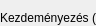
   <widget class="QWidget" name="character_sheet_toolBoxPage2">
    <property name="geometry">
     <rect>
      <x>0</x>
      <y>0</y>
      <width>96</width>
      <height>26</height>
     </rect>
    </property>
    <attribute name="label">
     <string>Kezdeményező, Támadó, Védő, Mentődobások és Képességek</string>
    </attribute>
    <widget class="QGroupBox" name="abilities_groupBox">
     <property name="geometry">
      <rect>
       <x>0</x>
       <y>270</y>
       <width>291</width>
       <height>221</height>
      </rect>
     </property>
     <property name="title">
      <string>Képességek</string>
     </property>
     <widget class="QListWidget" name="abilites_listWidget">
      <property name="geometry">
       <rect>
        <x>10</x>
        <y>20</y>
        <width>271</width>
        <height>171</height>
       </rect>
      </property>
      <property name="editTriggers">
       <set>QAbstractItemView::EditTrigger::NoEditTriggers</set>
      </property>
     </widget>
     <widget class="QPushButton" name="add_ability_pushButton">
      <property name="geometry">
       <rect>
        <x>10</x>
        <y>190</y>
        <width>151</width>
        <height>26</height>
       </rect>
      </property>
      <property name="text">
       <string>Képesség hozzáadása</string>
      </property>
      <property name="icon">
       <iconset theme="QIcon::ThemeIcon::ListAdd"/>
      </property>
     </widget>
     <widget class="QPushButton" name="remove_ability_pushButton">
      <property name="geometry">
       <rect>
        <x>160</x>
        <y>190</y>
        <width>121</width>
        <height>26</height>
       </rect>
      </property>
      <property name="text">
       <string>Képesség törlése</string>
      </property>
      <property name="icon">
       <iconset theme="QIcon::ThemeIcon::ListRemove"/>
      </property>
     </widget>
    </widget>
    <widget class="QGroupBox" name="initiative_groupBox">
     <property name="geometry">
      <rect>
       <x>0</x>
       <y>10</y>
       <width>291</width>
       <height>51</height>
      </rect>
     </property>
     <property name="title">
      <string>Kezdeményezés (KÉ)</string>
     </property>
     <widget class="QWidget" name="layoutWidget_4">
      <property name="geometry">
       <rect>
        <x>10</x>
        <y>20</y>
        <width>275</width>
        <height>26</height>
       </rect>
      </property>
      <layout class="QHBoxLayout" name="horizontalLayout_12">
       <item>
        <widget class="QLabel" name="initiative_base_label">
         <property name="text">
          <string>Alap</string>
         </property>
        </widget>
       </item>
       <item>
        <widget class="QSpinBox" name="initiative_base_spinBox">
         <property name="readOnly">
          <bool>true</bool>
         </property>
         <property name="buttonSymbols">
          <enum>QAbstractSpinBox::ButtonSymbols::NoButtons</enum>
         </property>
         <property name="minimum">
          <number>-10</number>
         </property>
        </widget>
       </item>
       <item>
        <widget class="QLabel" name="initiative_other_label">
         <property name="text">
          <string>Egyéb</string>
         </property>
        </widget>
       </item>
       <item>
        <widget class="QSpinBox" name="initiative_other_spinBox">
         <property name="buttonSymbols">
          <enum>QAbstractSpinBox::ButtonSymbols::UpDownArrows</enum>
         </property>
         <property name="minimum">
          <number>-10</number>
         </property>
        </widget>
       </item>
       <item>
        <widget class="QLabel" name="initiative_all_label">
         <property name="text">
          <string>Összes</string>
         </property>
        </widget>
       </item>
       <item>
        <widget class="QSpinBox" name="initiative_all_spinBox">
         <property name="readOnly">
          <bool>true</bool>
         </property>
         <property name="buttonSymbols">
          <enum>QAbstractSpinBox::ButtonSymbols::NoButtons</enum>
         </property>
         <property name="minimum">
          <number>-10</number>
         </property>
        </widget>
       </item>
      </layout>
     </widget>
    </widget>
    <widget class="QGroupBox" name="defense_groupBox">
     <property name="geometry">
      <rect>
       <x>0</x>
       <y>60</y>
       <width>291</width>
       <height>91</height>
      </rect>
     </property>
     <property name="title">
      <string>Védekezés (VÉ)</string>
     </property>
     <widget class="QWidget" name="layoutWidget_5">
      <property name="geometry">
       <rect>
        <x>9</x>
        <y>20</y>
        <width>290</width>
        <height>60</height>
       </rect>
      </property>
      <layout class="QVBoxLayout" name="verticalLayout_5">
       <item>
        <layout class="QHBoxLayout" name="horizontalLayout_14">
         <item>
          <widget class="QLabel" name="defense_base_label">
           <property name="text">
            <string>Alap</string>
           </property>
          </widget>
         </item>
         <item>
          <widget class="QSpinBox" name="defense_base_spinBox">
           <property name="readOnly">
            <bool>true</bool>
           </property>
           <property name="buttonSymbols">
            <enum>QAbstractSpinBox::ButtonSymbols::NoButtons</enum>
           </property>
           <property name="minimum">
            <number>-10</number>
           </property>
          </widget>
         </item>
         <item>
          <widget class="QLabel" name="defense_shield_label">
           <property name="text">
            <string>Pajzs</string>
           </property>
          </widget>
         </item>
         <item>
          <widget class="QSpinBox" name="defense_shield_spinBox"/>
         </item>
         <item>
          <widget class="QLabel" name="defense_other_label">
           <property name="text">
            <string>Egyéb</string>
           </property>
          </widget>
         </item>
         <item>
          <widget class="QSpinBox" name="defense_other_spinBox"/>
         </item>
        </layout>
       </item>
       <item>
        <layout class="QHBoxLayout" name="horizontalLayout_15">
         <item>
          <widget class="QLabel" name="defense_all_label">
           <property name="text">
            <string>Összes</string>
           </property>
          </widget>
         </item>
         <item>
          <widget class="QSpinBox" name="defense_all_spinBox">
           <property name="readOnly">
            <bool>true</bool>
           </property>
           <property name="buttonSymbols">
            <enum>QAbstractSpinBox::ButtonSymbols::NoButtons</enum>
           </property>
          </widget>
         </item>
        </layout>
       </item>
      </layout>
     </widget>
    </widget>
    <widget class="QGroupBox" name="armor_shield_groupBox">
     <property name="geometry">
      <rect>
       <x>0</x>
       <y>150</y>
       <width>291</width>
       <height>121</height>
      </rect>
     </property>
     <property name="title">
      <string>Páncél és Pajzs</string>
     </property>
     <widget class="QWidget" name="layoutWidget_6">
      <property name="geometry">
       <rect>
        <x>10</x>
        <y>20</y>
        <width>271</width>
        <height>92</height>
       </rect>
      </property>
      <layout class="QVBoxLayout" name="verticalLayout_6">
       <item>
        <layout class="QHBoxLayout" name="horizontalLayout_16">
         <item>
          <widget class="QLabel" name="armor_label">
           <property name="text">
            <string>Páncél</string>
           </property>
          </widget>
         </item>
         <item>
          <widget class="QLineEdit" name="armor_lineEdit"/>
         </item>
         <item>
          <widget class="QLabel" name="armor_rating_label">
           <property name="text">
            <string>SFÉ</string>
           </property>
          </widget>
         </item>
         <item>
          <widget class="QSpinBox" name="armor_rating_spinBox"/>
         </item>
        </layout>
       </item>
       <item>
        <layout class="QHBoxLayout" name="horizontalLayout_17">
         <item>
          <widget class="QLabel" name="helmet_label">
           <property name="text">
            <string>Sisak</string>
           </property>
          </widget>
         </item>
         <item>
          <widget class="QLineEdit" name="helmet_lineEdit"/>
         </item>
         <item>
          <widget class="QLabel" name="helmet_rating_label">
           <property name="text">
            <string>SFÉ</string>
           </property>
          </widget>
         </item>
         <item>
          <widget class="QSpinBox" name="helmet_rating_spinBox"/>
         </item>
        </layout>
       </item>
       <item>
        <layout class="QHBoxLayout" name="horizontalLayout_18">
         <item>
          <widget class="QLabel" name="shield_label">
           <property name="text">
            <string>Pajzs</string>
           </property>
          </widget>
         </item>
         <item>
          <widget class="QLineEdit" name="shield_lineEdit"/>
         </item>
         <item>
          <widget class="QLabel" name="shield_break_label">
           <property name="text">
            <string>Törés</string>
           </property>
          </widget>
         </item>
         <item>
          <widget class="QSpinBox" name="shield_break_spinBox"/>
         </item>
        </layout>
       </item>
      </layout>
     </widget>
    </widget>
    <widget class="QGroupBox" name="attack_groupBox">
     <property name="geometry">
      <rect>
       <x>300</x>
       <y>10</y>
       <width>641</width>
       <height>341</height>
      </rect>
     </property>
     <property name="title">
      <string>Támadás (TÉ)</string>
     </property>
     <widget class="QWidget" name="layoutWidget_7">
      <property name="geometry">
       <rect>
        <x>10</x>
        <y>20</y>
        <width>268</width>
        <height>26</height>
       </rect>
      </property>
      <layout class="QHBoxLayout" name="horizontalLayout_13">
       <item>
        <widget class="QLabel" name="close_combat_attack_label">
         <property name="text">
          <string>Közelharci</string>
         </property>
        </widget>
       </item>
       <item>
        <widget class="QSpinBox" name="close_combat_attack_spinBox">
         <property name="buttonSymbols">
          <enum>QAbstractSpinBox::ButtonSymbols::PlusMinus</enum>
         </property>
         <property name="minimum">
          <number>-10</number>
         </property>
        </widget>
       </item>
       <item>
        <widget class="QLabel" name="ranged_combat_attack_label">
         <property name="text">
          <string>Távolsági</string>
         </property>
        </widget>
       </item>
       <item>
        <widget class="QSpinBox" name="ranged_combat_attack_spinBox">
         <property name="buttonSymbols">
          <enum>QAbstractSpinBox::ButtonSymbols::PlusMinus</enum>
         </property>
         <property name="minimum">
          <number>-10</number>
         </property>
         <property name="maximum">
          <number>103</number>
         </property>
        </widget>
       </item>
      </layout>
     </widget>
     <widget class="QTableWidget" name="weapons_tableWidget">
      <property name="geometry">
       <rect>
        <x>10</x>
        <y>50</y>
        <width>621</width>
        <height>261</height>
       </rect>
      </property>
      <property name="editTriggers">
       <set>QAbstractItemView::EditTrigger::NoEditTriggers</set>
      </property>
      <property name="supportedDragActions">
       <set>Qt::DropAction::MoveAction</set>
      </property>
      <column>
       <property name="text">
        <string>Fegyver</string>
       </property>
      </column>
      <column>
       <property name="text">
        <string>Kapcsolt tulajdonság</string>
       </property>
      </column>
      <column>
       <property name="text">
        <string>Kritikus</string>
       </property>
      </column>
      <column>
       <property name="text">
        <string>Sebzés</string>
       </property>
      </column>
      <column>
       <property name="text">
        <string>Speciális</string>
       </property>
      </column>
     </widget>
     <widget class="QPushButton" name="add_weapon_pushButton">
      <property name="geometry">
       <rect>
        <x>10</x>
        <y>310</y>
        <width>141</width>
        <height>26</height>
       </rect>
      </property>
      <property name="text">
       <string>Fegyver hozzáadása</string>
      </property>
      <property name="icon">
       <iconset theme="QIcon::ThemeIcon::ListAdd"/>
      </property>
     </widget>
     <widget class="QPushButton" name="remove_weapon_pushButton">
      <property name="geometry">
       <rect>
        <x>150</x>
        <y>310</y>
        <width>121</width>
        <height>26</height>
       </rect>
      </property>
      <property name="text">
       <string>Fegyver törlése</string>
      </property>
      <property name="icon">
       <iconset theme="QIcon::ThemeIcon::ListRemove"/>
      </property>
     </widget>
    </widget>
    <widget class="QGroupBox" name="save_groupBox">
     <property name="geometry">
      <rect>
       <x>300</x>
       <y>350</y>
       <width>301</width>
       <height>141</height>
      </rect>
     </property>
     <property name="title">
      <string>Mentődobások</string>
     </property>
     <widget class="QWidget" name="layoutWidget_8">
      <property name="geometry">
       <rect>
        <x>10</x>
        <y>20</y>
        <width>285</width>
        <height>111</height>
       </rect>
      </property>
      <layout class="QGridLayout" name="gridLayout">
       <item row="7" column="1">
        <widget class="QSpinBox" name="willpower_save_base_spinBox">
         <property name="readOnly">
          <bool>true</bool>
         </property>
         <property name="buttonSymbols">
          <enum>QAbstractSpinBox::ButtonSymbols::NoButtons</enum>
         </property>
         <property name="minimum">
          <number>-10</number>
         </property>
        </widget>
       </item>
       <item row="3" column="3">
        <widget class="QSpinBox" name="constitution_save_other_spinBox">
         <property name="minimum">
          <number>-10</number>
         </property>
        </widget>
       </item>
       <item row="4" column="3">
        <widget class="QSpinBox" name="reflex_save_other_spinBox">
         <property name="minimum">
          <number>-10</number>
         </property>
        </widget>
       </item>
       <item row="4" column="1">
        <widget class="QSpinBox" name="reflex_save_base_spinBox">
         <property name="readOnly">
          <bool>true</bool>
         </property>
         <property name="buttonSymbols">
          <enum>QAbstractSpinBox::ButtonSymbols::NoButtons</enum>
         </property>
         <property name="minimum">
          <number>-10</number>
         </property>
        </widget>
       </item>
       <item row="4" column="0">
        <widget class="QLabel" name="reflex_save_label">
         <property name="text">
          <string>Reflex</string>
         </property>
        </widget>
       </item>
       <item row="1" column="4">
        <widget class="QLabel" name="save_all_label">
         <property name="text">
          <string>Összes</string>
         </property>
        </widget>
       </item>
       <item row="1" column="3">
        <widget class="QLabel" name="save_other_label">
         <property name="text">
          <string>Egyéb</string>
         </property>
        </widget>
       </item>
       <item row="3" column="0">
        <widget class="QLabel" name="constitution_save_label">
         <property name="text">
          <string>Kitartás</string>
         </property>
        </widget>
       </item>
       <item row="3" column="4">
        <widget class="QSpinBox" name="constitution_save_all_spinBox">
         <property name="readOnly">
          <bool>true</bool>
         </property>
         <property name="buttonSymbols">
          <enum>QAbstractSpinBox::ButtonSymbols::NoButtons</enum>
         </property>
         <property name="minimum">
          <number>-10</number>
         </property>
        </widget>
       </item>
       <item row="3" column="1">
        <widget class="QSpinBox" name="constitution_save_base_spinBox">
         <property name="readOnly">
          <bool>true</bool>
         </property>
         <property name="buttonSymbols">
          <enum>QAbstractSpinBox::ButtonSymbols::NoButtons</enum>
         </property>
         <property name="minimum">
          <number>-10</number>
         </property>
        </widget>
       </item>
       <item row="7" column="0">
        <widget class="QLabel" name="willpower_save_label">
         <property name="text">
          <string>Akarat</string>
         </property>
        </widget>
       </item>
       <item row="7" column="3">
        <widget class="QSpinBox" name="willpower_save_other_spinBox">
         <property name="minimum">
          <number>-10</number>
         </property>
        </widget>
       </item>
       <item row="4" column="4">
        <widget class="QSpinBox" name="reflex_save_all_spinBox">
         <property name="readOnly">
          <bool>true</bool>
         </property>
         <property name="buttonSymbols">
          <enum>QAbstractSpinBox::ButtonSymbols::NoButtons</enum>
         </property>
         <property name="minimum">
          <number>-10</number>
         </property>
        </widget>
       </item>
       <item row="7" column="4">
        <widget class="QSpinBox" name="willpower_save_all_spinBox">
         <property name="readOnly">
          <bool>true</bool>
         </property>
         <property name="buttonSymbols">
          <enum>QAbstractSpinBox::ButtonSymbols::NoButtons</enum>
         </property>
         <property name="minimum">
          <number>-10</number>
         </property>
        </widget>
       </item>
       <item row="1" column="1">
        <widget class="QLabel" name="save_base_label">
         <property name="text">
          <string>Alap</string>
         </property>
        </widget>
       </item>
      </layout>
     </widget>
    </widget>
   </widget>
